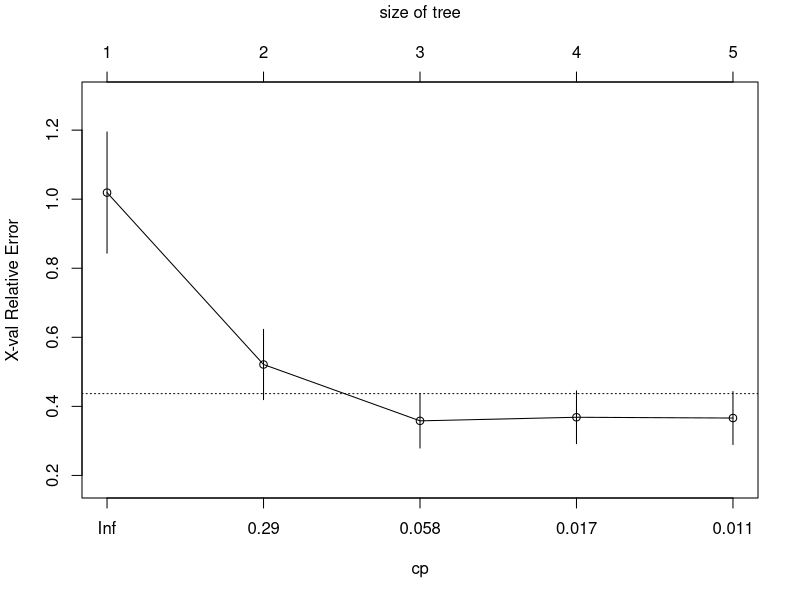
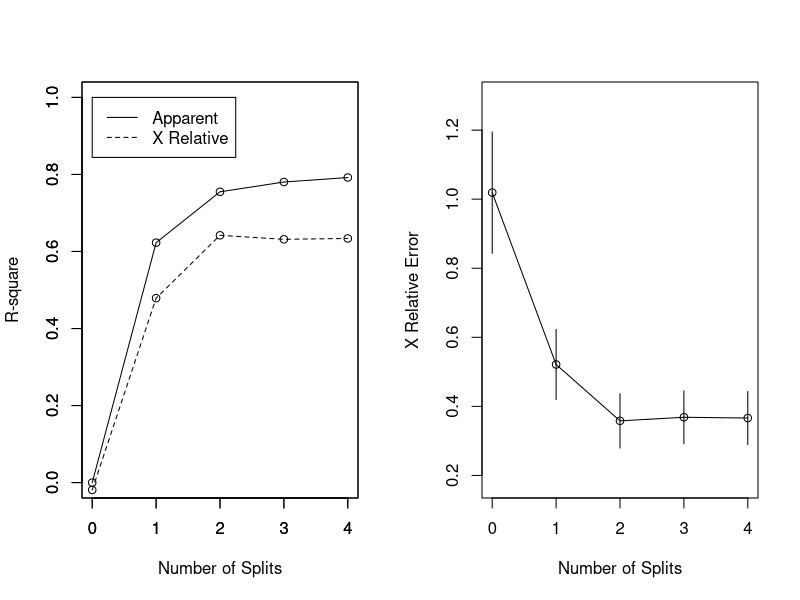
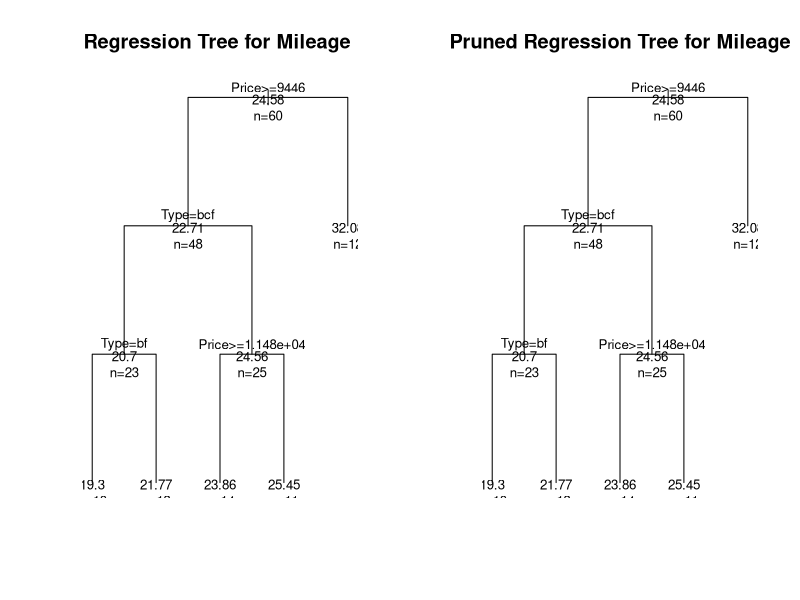

The R script that drew these images, in order:
# Regression Tree Example
require(rpart)
# build the  tree
fitM <- rpart(Mileage~Price + Country + Reliability + Type, method="anova", data=cu.summary)
printcp(fitM) # display the results
plotcp(fitM)
summary(fitM)
par(mfrow=c(1,2)) 
rsq.rpart(fitM) # visualize cross-validation results
# plot tree
plot(fitM, uniform=TRUE, main="Regression Tree for Mileage ")
text(fitM, use.n=TRUE, all=TRUE, cex=.8)
# prune the tree
pfitM<- prune(fitM, cp=0.01160389) # from cptable??? adjust this to see the effect
# plot the pruned tree
plot(pfitM, uniform=TRUE, main="Pruned Regression Tree for Mileage")
text(pfitM, use.n=TRUE, all=TRUE, cex=.8)
post(pfitM)

